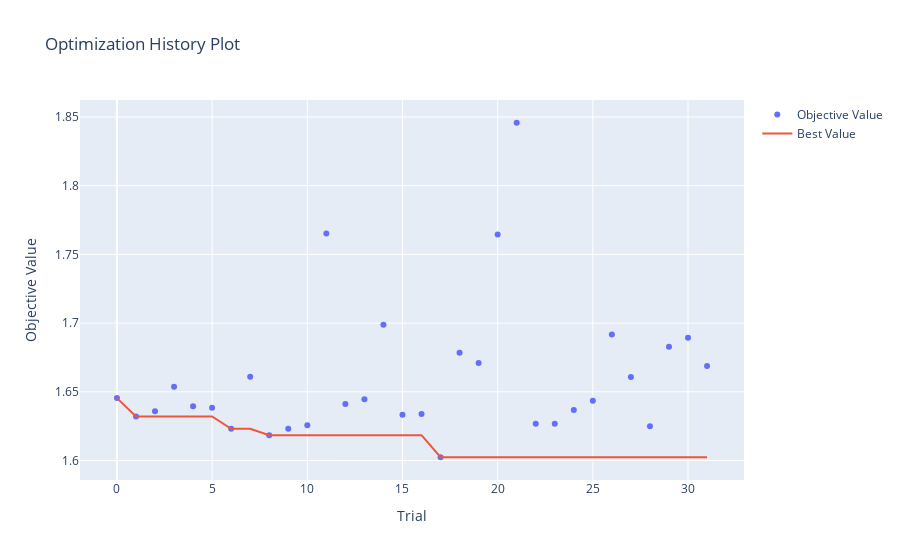
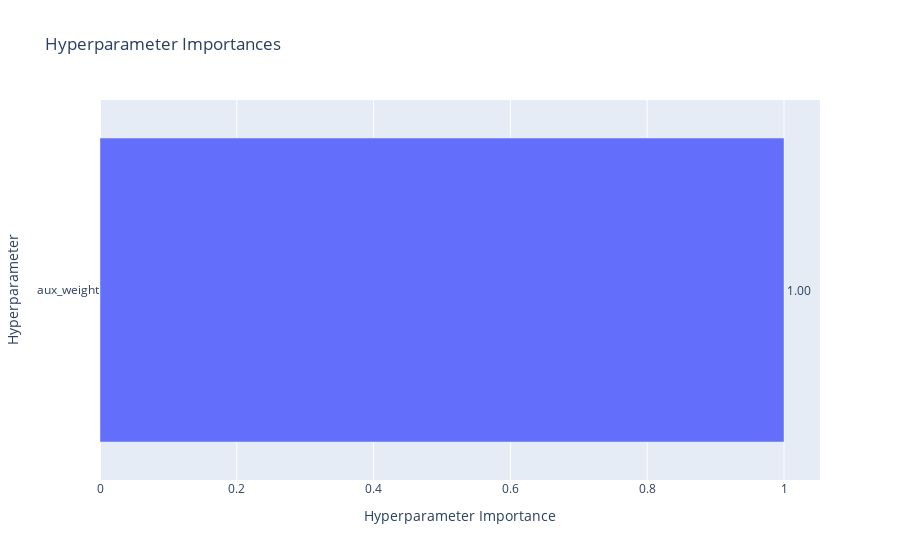
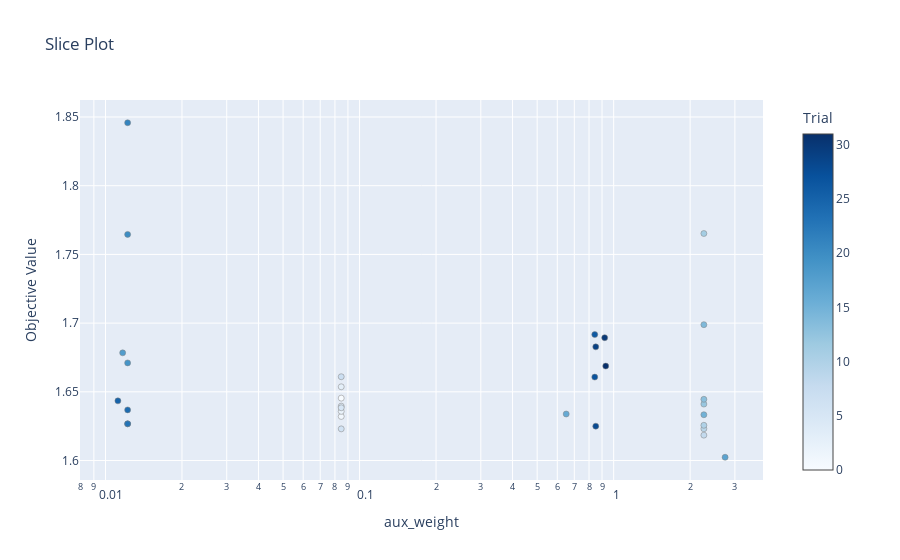

These figures' notebook cell, in order:
### Markdown cell above
# Process Results

### Code cell
from optuna.visualization import plot_slice
# load study 
hparam_dir = "output/cc_aux_weight_sweep/2025-01-31_14-53-41"
ENV_NAME = "multi-nli"
LOSS_NAME = "DBAT"
MIX_RATE = None

study_name = get_study_name(ENV_NAME, LOSS_NAME, MIX_RATE)
study_dir = Path(hparam_dir, study_name)
storage_path = get_storage_path(study_dir)
study = optuna.load_study(study_name=study_name, storage=storage_path)

# plot results
from optuna.visualization import plot_optimization_history, plot_param_importances, plot_contour

# Plot optimization history
fig_history = plot_optimization_history(study)
fig_history.show()

# Plot parameter importances
fig_importance = plot_param_importances(study)
fig_importance.show()

# plot slice 
fig_slice = plot_slice(study)
fig_slice.show()

# Plot contour of parameters (if you have 2+ parameters)
# try:
#     fig_contour = plot_contour(study)
#     fig_contour.show()
# except:
#     print("Contour plot requires 2+ parameters")

### Figure 1 — Plotly figure (JSON) as saved in the notebook; plotly's stock layout.template omitted (floating-point values rounded to 4 significant figures)
{"data": [{"mode": "markers", "name": "Objective Value", "type": "scatter", "x": [0, 1, 2, 3, 4, 5, 6, 7, 8, 9, 10, 11, 12, 13, 14, 15, 16, 17, 18, 19, 20, 21, 22, 23, 24, 25, 26, 27, 28, 29, 30, 31], "y": [1.645, 1.632, 1.636, 1.654, 1.64, 1.638, 1.623, 1.661, 1.618, 1.623, 1.626, 1.765, 1.641, 1.645, 1.699, 1.633, 1.634, 1.602, 1.678, 1.671, 1.765, 1.846, 1.627, 1.627, 1.637, 1.643, 1.692, 1.661, 1.625, 1.683, 1.689, 1.669]}, {"mode": "lines", "name": "Best Value", "type": "scatter", "x": [0, 1, 2, 3, 4, 5, 6, 7, 8, 9, 10, 11, 12, 13, 14, 15, 16, 17, 18, 19, 20, 21, 22, 23, 24, 25, 26, 27, 28, 29, 30, 31], "y": [1.645, 1.632, 1.632, 1.632, 1.632, 1.632, 1.623, 1.623, 1.618, 1.618, 1.618, 1.618, 1.618, 1.618, 1.618, 1.618, 1.618, 1.602, 1.602, 1.602, 1.602, 1.602, 1.602, 1.602, 1.602, 1.602, 1.602, 1.602, 1.602, 1.602, 1.602, 1.602]}, {"marker": {"color": "#cccccc"}, "mode": "markers", "name": "Infeasible Trial", "showlegend": false, "type": "scatter", "x": [], "y": []}], "layout": {"title": {"text": "Optimization History Plot"}, "xaxis": {"title": {"text": "Trial"}}, "yaxis": {"title": {"text": "Objective Value"}}}}

### Figure 2 — Plotly figure (JSON) as saved in the notebook; plotly's stock layout.template omitted (floating-point values rounded to 4 significant figures)
{"data": [{"cliponaxis": false, "hovertemplate": ["aux_weight (FloatDistribution): 1.0<extra></extra>"], "name": "Objective Value", "orientation": "h", "text": ["1.00"], "textposition": "outside", "type": "bar", "x": [1], "y": ["aux_weight"]}], "layout": {"title": {"text": "Hyperparameter Importances"}, "xaxis": {"title": {"text": "Hyperparameter Importance"}}, "yaxis": {"title": {"text": "Hyperparameter"}}}}

### Figure 3 — Plotly figure (JSON) as saved in the notebook; plotly's stock layout.template omitted (floating-point values rounded to 4 significant figures)
{"data": [{"marker": {"color": [0, 1, 2, 3, 4, 5, 6, 7, 8, 9, 10, 11, 12, 13, 14, 15, 16, 17, 18, 19, 20, 21, 22, 23, 24, 25, 26, 27, 28, 29, 30, 31], "colorbar": {"title": {"text": "Trial"}, "x": 1, "xpad": 40}, "colorscale": [[0, "rgb(247,251,255)"], [0.125, "rgb(222,235,247)"], [0.25, "rgb(198,219,239)"], [0.375, "rgb(158,202,225)"], [0.5, "rgb(107,174,214)"], [0.625, "rgb(66,146,198)"], [0.75, "rgb(33,113,181)"], [0.875, "rgb(8,81,156)"], [1, "rgb(8,48,107)"]], "line": {"color": "Grey", "width": 0.5}}, "mode": "markers", "name": "Feasible Trial", "showlegend": false, "type": "scatter", "x": [0.08468, 0.08468, 0.08468, 0.08468, 0.08468, 0.08468, 0.08468, 0.08468, 2.265, 2.265, 2.265, 2.265, 2.265, 2.265, 2.265, 2.265, 0.6505, 2.745, 0.01168, 0.01222, 0.01222, 0.01222, 0.01222, 0.01222, 0.01222, 0.01119, 0.8426, 0.8426, 0.8503, 0.8503, 0.9218, 0.9307], "y": [1.645, 1.632, 1.636, 1.654, 1.64, 1.638, 1.623, 1.661, 1.618, 1.623, 1.626, 1.765, 1.641, 1.645, 1.699, 1.633, 1.634, 1.602, 1.678, 1.671, 1.765, 1.846, 1.627, 1.627, 1.637, 1.643, 1.692, 1.661, 1.625, 1.683, 1.689, 1.669]}], "layout": {"title": {"text": "Slice Plot"}, "xaxis": {"title": {"text": "aux_weight"}, "type": "log"}, "yaxis": {"title": {"text": "Objective Value"}}}}
